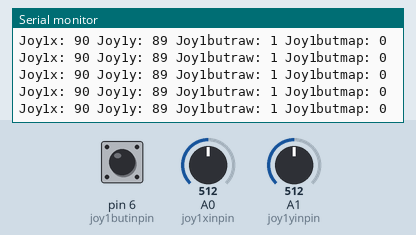
This program was run on a simulated Arduino Nano, built with avr-gcc and run on an emulated ATmega328P. Parts: the last lines printed to the serial monitor. The inputs (shaded band) are chosen by the test bench; at power-on: A0 (joy1xinpin) = 512, A1 (joy1yinpin) = 512, pin 6 (joy1butinpin) HIGH. No radio packets arrive unless stated.

Above: at 1.2 s.
1.3 s: A0 (joy1xinpin) set to 962
At 2.3 s:
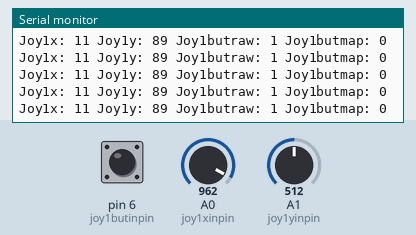
2.8 s: A0 (joy1xinpin) set to 983
At 3.8 s:
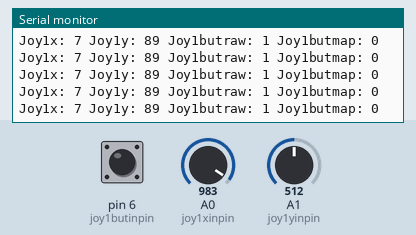
5.8 s: A1 (joy1yinpin) set to 556
At 6.3 s:
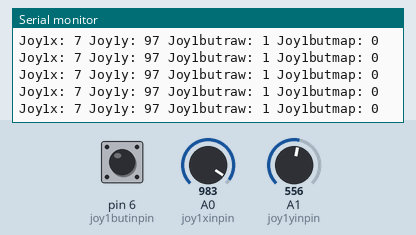
8.8 s: A1 (joy1yinpin) set to 587
At 9.9 s:
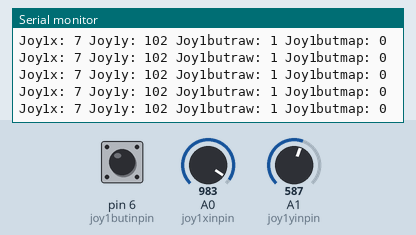
Timing chart, 0 to 11.8 s (numbered marks = the images above; inputs shaded):
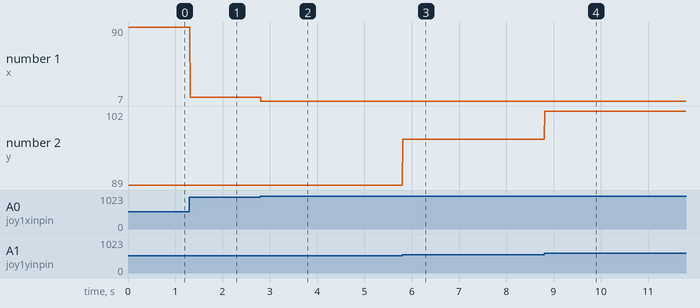

Measured:
- after the input at 1.3 s, the serial monitor: prints a new line at once (image 1)
- after the input at 2.8 s, the serial monitor: prints a new line at once (image 2)
- after the input at 5.8 s, the serial monitor: prints a new line at once (image 3)
- after the input at 8.8 s, the serial monitor: prints a new line at once (image 4)
- plotted number 1: 90 → 11 after the input at 1.3 s, 11 → 7 after the input at 2.8 s
- plotted number 2: 89 → 97 after the input at 5.8 s, 97 → 102 after the input at 8.8 s

The program:

main.cpp
```cpp
//
//include all the necessary libraries
#include <Arduino.h> //arduino library when using VSCode PlatformIO, comment out or delete if using Arduino IDE
#include <SPI.h> //SPI library for Arduino
#include <RF24.h> //RF24 library for Arduino

//code adapted from https://mkinventions.blogspot.com/2019/12/nrf24l01-part-3-controling-Joy1readvals.html

//==============PINOUT==============
/*
---Joystick---
A0 - x-axis, can be any ANALOG pin to read pot value
A1 - y-axis, can be any ANALOG pin to read pot value
D6 - click, can be analog or digital, works as push button
---don't forget the VCC and Gnd for the joystick, 5V arduino output is plenty---

---NRF24---
D11(MOSI) - MOSI on NRF24 module, ---CANNOT USE D11 pin for anything else now!---
D12(MISO) - MISO on NRF24 module, ---CANNOT USE D12 pin for anything else now!---
D13(SCK) - SCK on NRF24 module, ---CANNOT USE D13 pin for anything else now!---
D7 - CE on NRF24 module, can be any analog or digital pin
D10 - CS on NRF24 module, can be any digital pin
---don't forget the the VCC and Gnd for the NRF24 module, MUST BE 3.3V!!!
Can use the arduino 3V3 output. Recommend a 10uF cap across the module VCC and GND---
*/

#define joy1xinpin A0 //sets all occurences of "joy1xinpin" (the pin for the joystck x axispin) in the code to A0
#define joy1yinpin A1 //same for joystick y axis
#define joy1butinpin 6 //joystick button

int joy1xval = 0; //variable to hold the value of x axis
int joy1yval = 0; //y axis
int joy1butval = 0; //button state, important to note that with INPUT_PULLUP the logic is "reversed", 1 is NOT pressed, 0 = pressed

RF24 TXmodule(7, 10); // CE, CS pins where the NRF24 module is connected

const byte address[6] = {"42"}; //address for the module, AFAIK both TX and RX modules should have same value here

int Joy1readvals = 0; //variable to hold the read vaule before writing to NRF transmission

void setup()
{
  // put your setup code here, to run once:
Serial.begin(115200); //set to whatever speed you prefer, for serial debugging

pinMode(joy1xinpin, INPUT);
pinMode(joy1yinpin, INPUT);
pinMode(joy1butinpin, INPUT_PULLUP); //using this mode allows to avoid extra resistors and makes wiring buttons easier

TXmodule.begin(); //initialize the TX module
TXmodule.openWritingPipe(address); //open communication pipe
TXmodule.setPALevel(RF24_PA_MIN); //set power of NRF module, can be changed to RF24_PA_MAX for better range, BUT MUST BE SAME ON THE TX MODULE!!!
TXmodule.stopListening(); //puts the NRF module into TRANSMIT MODE
}

void loop()
{
  // put your main code here, to run repeatedly:
  joy1xval = analogRead(joy1xinpin); //read joystick or button input values
  joy1yval = analogRead(joy1yinpin); //same
  joy1butval = digitalRead(joy1butinpin); //same

  int Joy1readvals[3]; //initialize array to hold values before writing them to NRF transmission

  Joy1readvals[0] = map(joy1xval, 0, 1023, 179, 0); //sets the array "slots"
  //map() function recalibrates the raw input from the joystick (0-1023) to something that a servo understands (0-179)
  //also REVERSING the direction. To invert the servo direction, change the last two values from 179, 0 to 0, 179
  Joy1readvals[1] = map(joy1yval, 0, 1023, 0, 179); //same as above
  Joy1readvals[2] = map(joy1butval, 0, 1, 1, 0); //reverses button logic to 1 = button pressed and 0 = button not pressed

TXmodule.write(&Joy1readvals, sizeof(Joy1readvals)); //sends the values to be transmitted

  delay(5); //stability pause

//serial monitor for debugging
  Serial.print("Joy1x: ");
  Serial.print(Joy1readvals[0]);
  Serial.print(" Joy1y: ");
  Serial.print(Joy1readvals[1]);
  Serial.print(" Joy1butraw: ");
  Serial.print(joy1butval);
  Serial.print(" Joy1butmap: ");
  Serial.println(Joy1readvals[2]);
}
```
